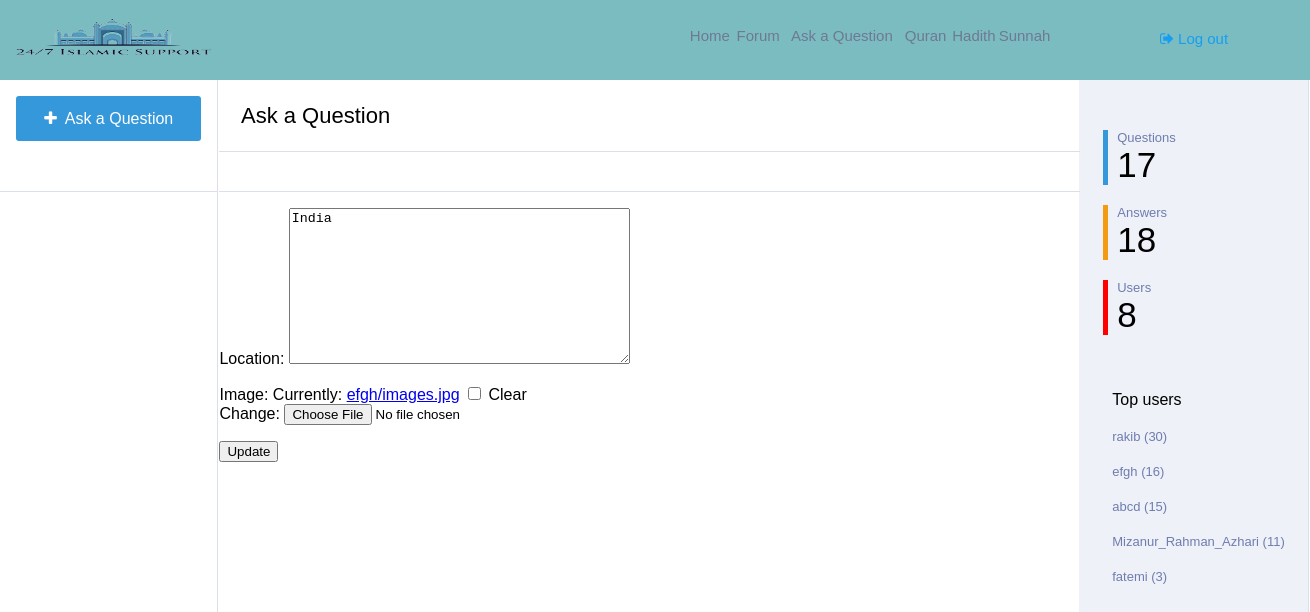
The app's page /profileupdate/3/ (signed in) with its own data.
### Main/models.py (models this page shows, shortened)
class Profile(models.Model):
	user=models.ForeignKey(settings.AUTH_USER_MODEL,on_delete=models.CASCADE)
	image=models.ImageField(upload_to=upload_location,null=True,blank=True,)
	location=models.TextField(default="Not mentioned")
	points=models.IntegerField(default=0)
	questions=models.IntegerField(default=0)
	answers=models.IntegerField(default=0)

### Main/views.py (the view)
# urls.py: url(r'^profileupdate/(?P<id>\d+)/$', views.Update_pro,name='profile_update'),
@login_required
def Update_pro(request, id):
  top = Profile.objects.all().order_by("-points")[:min(Profile.objects.count(),5)]
  profile = get_object_or_404(Profile,id=id)
  instance=get_object_or_404(Profile,id=id)
  if request.user == instance.user:
    form = Update(request.POST or None, request.FILES or None,instance=instance)
    if form.is_valid():
      instance=form.save(commit=False)
      instance.save()
      messages.success(request, "Saved")
      return HttpResponseRedirect('/')
    context={
      "instance":instance,
      "form":form,"q":Question.objects.count(),"a":Answer.objects.count(),"u":Profile.objects.count(),"top":top,
      "profile":profile
    }
    return render(request,"update.html",context)
  else:
    messages.error(request, "User unauthorized.")
    return HttpResponseRedirect('/')

### Main/forms.py
class Update(forms.ModelForm):
	class Meta:
		model = Profile
		fields=[
			"location",
			"image",
		]

### templates/update.html (shortened to what this page needs)
{% load static %}
<html>
<head>
<link rel='stylesheet' href='{% static "css/create.css" %}'>
<link rel="stylesheet" href="https://cdnjs.cloudflare.com/ajax/libs/font-awesome/4.7.0/css/font-awesome.min.css">
</head>
<body>
		<div class="navbar">
		<div class="logo">
			<img src='{% static "image/Logo.png" %}' style="width: 230px; margin-top: 10px;" />
		</div>
		<div class="search">
		</div>
		<div class="navlinks">
          			<h6><a href="{% url "Home" %}">Home</a>  </h6><h6><a href="{% url "home" %}">Forum</a>  </h6> <h6 style="width: 30%;"><a href="{% url "create" %}">Ask a Question</a></h6> <h6><a href="{% url "quran" %}">Quran</a></h6> <h6><a href="{% url "hadith" %}">Hadith</a></h6> <h6><a href="{% url "sunnah" %}">Sunnah</a></h6>
		</div>
		<div class="login" style="font-size: 15px;">
			{% if request.user.is_authenticated %}
			<p><a href="{% url "logout" %}"><i class="fa fa-sign-out" aria-hidden="true"></i> Log out</a></p>
			{% else %}
			<p><a href="{% url "login" %}"><i class="fa fa-sign-in" aria-hidden="true"></i> Log in / Register</a></p>
			{%endif %}
		</div>
	</div>
	<div class="main">
		<div class="links">
			<div id="ask-cont">
			<a href="{% url "create" %}" style="text-decoration: none;"><p class="ask"><i class="fa fa-plus" aria-hidden="true"></i>&nbsp Ask a Question</p></a>
			</div>
		</div>
		<div class="content">
			<table style="width: 100%;border-spacing: 0px;min-height: 100%;">
				<tr>
			<td style="width:100%; float: left;">
				<div class="heading">
					<div class="tab">
						<p>Ask a Question</p>
					</div>
				</div>
			<div class="welcome">
				<div class="tab">
					<p>&nbsp</p>
				</div>
			</div>
			<div id="tab1" class="tabcontent">
				<form method="POST" action="" enctype='multipart/form-data'>
				{{ form.as_p }}
				<input type="submit" value='Update' class="btn btn-success btn-lg"/>
				</form>
			</div>
		</td>
			<td class="stats" style="padding-top: 30px;vertical-align: top;">
				<div class="bor" style="border-left-color: #3498db">
					<p class="stat_q">Questions</p>
					<p class="stat_a">{{ q }}</p>
				</div>
				<div class="bor" style="border-left-color: #f39c12;">
					<p class="stat_q">Answers</p>
					<p class="stat_a">{{ a }}</p>
				</div>
				<div class="bor" style="border-left-color: red;">
					<p class="stat_q">Users</p>
					<p class="stat_a">{{ u }}</p>
				</div>
				<div class="bor" style="border:none; padding-top: 40px;">
					<p>Top users</p>
					{% for obj in top %}
					<p class="stat_q"><a  href="{% url "profile" id=obj.id %}" style="color: #6f7daf;text-decoration: none;">{{ obj.user }} ({{obj.points}})</a></p>
					{% endfor %}
				</div>
			</td>
		</tr>
	</table>
		</div>
	</div>
</body>
</html>

### static/css/create.css (style rules this page uses)
body { min-width: 1300px; margin: 0px; font-family: sans-serif; }
.navbar { width: 100%; background-color: #7bbcc1; height:80px; }
.logo { float: left; width:10%; height:100%; }
.search { float: left; height: 100%; width: 42.3%; }
.navlinks { float: left; width:30%; background-color: #7bbcc1; height:100%; }
.navlinks h6 { margin-top:27px; float: left; width:12%; text-align: center; margin-left: 0.3%; }
.navlinks h6 a { text-decoration: none; color: #6f7992; font-weight: normal; font-size:15px; }
.login { float: left; height: 100%; width: 17.7%; text-align: center; }
.login p { margin-top: 30px; }
.login a { text-decoration: none; color: #169ef2; }
.main { width: 100%; }
.links { float: left; top:80px; height: 100%; width:16.6%; }
.ask { margin-left: 7.5%; width:85%; height: 31px; border-style: none; border-radius: 3px; background-color: #3498db; color: white; padding-top: 14px; text-align: center; }
#ask-cont { border-bottom-style: solid; border-bottom-color: #dadfea; border-bottom-width: 1px; height:95px; }
.content { float: left; width: 83.2%; border-right-style: solid; border-right-color: #dadfea; border-right-width: 1px; border-left-style: solid; border-left-color: #dadfea; border-left-width: 1px; height: auto; }
.heading { padding-left: 2.5%; font-size: 22px; border-bottom-style: solid; border-bottom-color: #dadfea; border-bottom-width: 1px; margin-bottom: -1px; }
.welcome { padding-left: 2.5%; font-size: 14px; border-bottom-style: solid; border-bottom-color: #dadfea; border-bottom-width: 1px; }
.stats { background-color: #eef1f7; width:21%; }
.welcome p { width: 10%; text-align: center; margin-bottom: 0px; padding-bottom: 11px; cursor: pointer; margin-top: 0px; padding-top: 13px; }
.stat_q { font-size: 13px; margin-bottom: 0px; margin-top: 20px; color: #6f7daf; }
.stat_a { font-size: 35px; margin-top: 0px; margin-bottom: 0px; }
.bor { border-left-style: solid; border-left-width: 5px; padding-left: 4%; margin-left: 10%; }

### records on screen
Profile: location "India", user "efgh", points "16"
Profile: user "rakib", points "30"
Profile: user "abcd", points "15"
Profile: user "Mizanur_Rahman_Azhari", points "11"
Profile: user "fatemi", points "3"

### other values on screen
{{ q }} "17"
{{ a }} "18"
{{ u }} "8"
